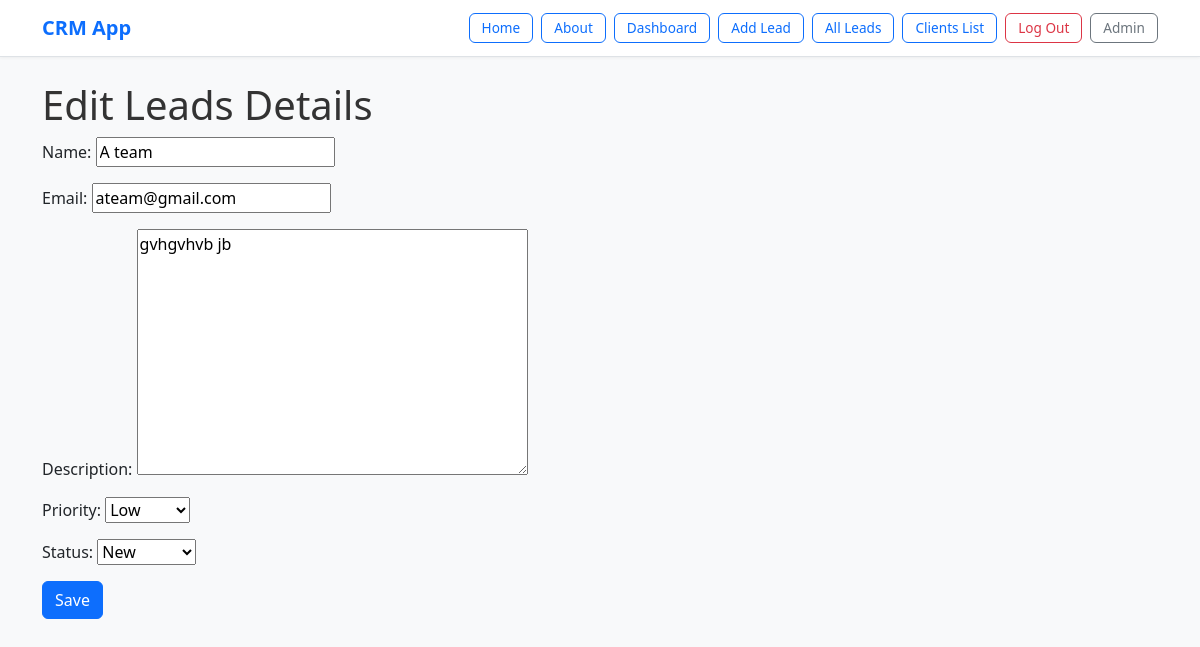
Screenshot of /dashboard/leads/19/edit (signed in) with the database file from the repository.
### lead/models.py (models this page shows, shortened)
class Lead(models.Model):
    LOW= 'low'
    MEDIUM='medium'
    HIGH='high'
    CHOICES_PRIORITY=(
        (LOW,"Low"),
        (MEDIUM, 'Medium'),
        (HIGH, 'High'),
    )
    NEW='new'
    CONTACTED='contacted'
    WON='won'
    LOST='lost'
    CHOICES_STATUS=(
        (NEW, 'New'),
        (CONTACTED,"Contacted"),
        (WON, 'Won'),
        (LOST, 'Lost'),
    )
    name=models.CharField(max_length=50)
    team=models.ForeignKey(Team, related_name='leads', on_delete=models.CASCADE)
    email=models.EmailField()
    description=models.TextField(blank=True, null=True)
    priority=models.CharField(max_length=12, choices=CHOICES_PRIORITY, default=LOW)
    status=models.CharField(max_length=12, choices=CHOICES_STATUS, default=NEW)
    converted_to_client=models.BooleanField(default=False)
    created_by=models.ForeignKey(User, related_name='leads', on_delete=models.CASCADE)
    created_at=models.DateTimeField(auto_now_add=True)
    modified_at=models.DateTimeField(auto_now=True)
    class Meta:
        ordering = ('name',)  # ✅ tuple

### lead/views.py (the view)
# urls.py: path("<int:pk>/edit", views.edit_leads, name='edit_leads'),
@login_required
def edit_leads(request, pk):
    lead = get_object_or_404(Lead, created_by=request.user, pk=pk)
    if request.method == "POST":
        form = AddLeadForm(request.POST, instance=lead)
        if form.is_valid():
            form.save()
            messages.success(request, 'The changes were saved.')
            return redirect('leads_list')
        else:
            messages.error(request, 'Please correct the error below.')
    else:
        form = AddLeadForm(instance=lead)
    return render(request, 'lead/edit_lead.html', {
        'form': form,
        'lead': lead,
    })

### lead/forms.py
class AddLeadForm(forms.ModelForm):
    class Meta:
        model=Lead
        fields=('name','email','description','priority','status',)

### lead/templates/lead/edit_lead.html (shortened to what this page needs)
{% extends 'crm/base.html' %}
{% block content %}
<h1>Edit Leads Details</h1>
<form method="post">
    {{ form.as_p }}
    <button type="submit" class="btn btn-primary">Save</button>
</form>
{% endblock %}

### crm/templates/crm/base.html (style rules this page uses)
body { font-family: "Segoe UI", Roboto, sans-serif; background-color: #f8f9fa; }
.container h1, .container h3 { color: #333; }

### rows the page displays
Lead: name "A team", email "ateam@gmail.com", description "gvhgvhvb jb", priority "Low", status "New"
